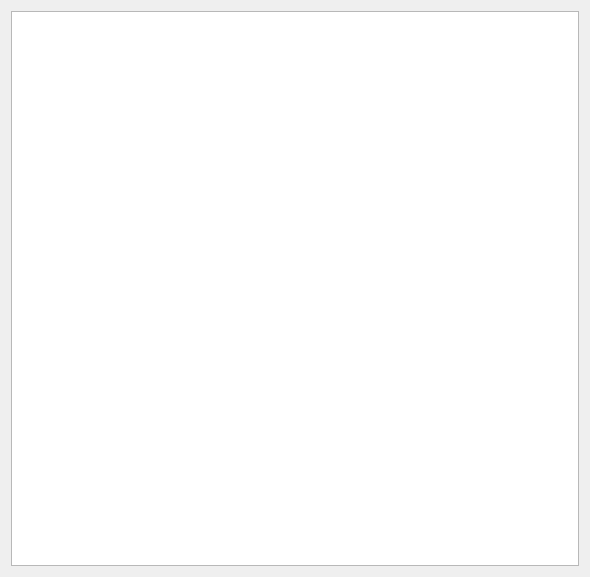
<?xml version="1.0" encoding="UTF-8"?>
<ui version="4.0">
 <class>Toolbar</class>
 <widget class="QDialog" name="Toolbar">
  <property name="geometry">
   <rect>
    <x>0</x>
    <y>0</y>
    <width>590</width>
    <height>577</height>
   </rect>
  </property>
  <property name="windowTitle">
   <string>Dialog</string>
  </property>
  <layout class="QVBoxLayout" name="verticalLayout">
   <item>
    <widget class="QListWidget" name="listWidget">
     <property name="verticalScrollBarPolicy">
      <enum>Qt::ScrollBarAlwaysOff</enum>
     </property>
     <property name="horizontalScrollBarPolicy">
      <enum>Qt::ScrollBarAlwaysOff</enum>
     </property>
     <property name="sizeAdjustPolicy">
      <enum>QAbstractScrollArea::AdjustIgnored</enum>
     </property>
     <property name="autoScroll">
      <bool>false</bool>
     </property>
     <property name="dragDropMode">
      <enum>QAbstractItemView::NoDragDrop</enum>
     </property>
     <property name="resizeMode">
      <enum>QListView::Adjust</enum>
     </property>
     <property name="viewMode">
      <enum>QListView::IconMode</enum>
     </property>
     <property name="wordWrap">
      <bool>false</bool>
     </property>
    </widget>
   </item>
  </layout>
 </widget>
 <resources/>
 <connections/>
</ui>
